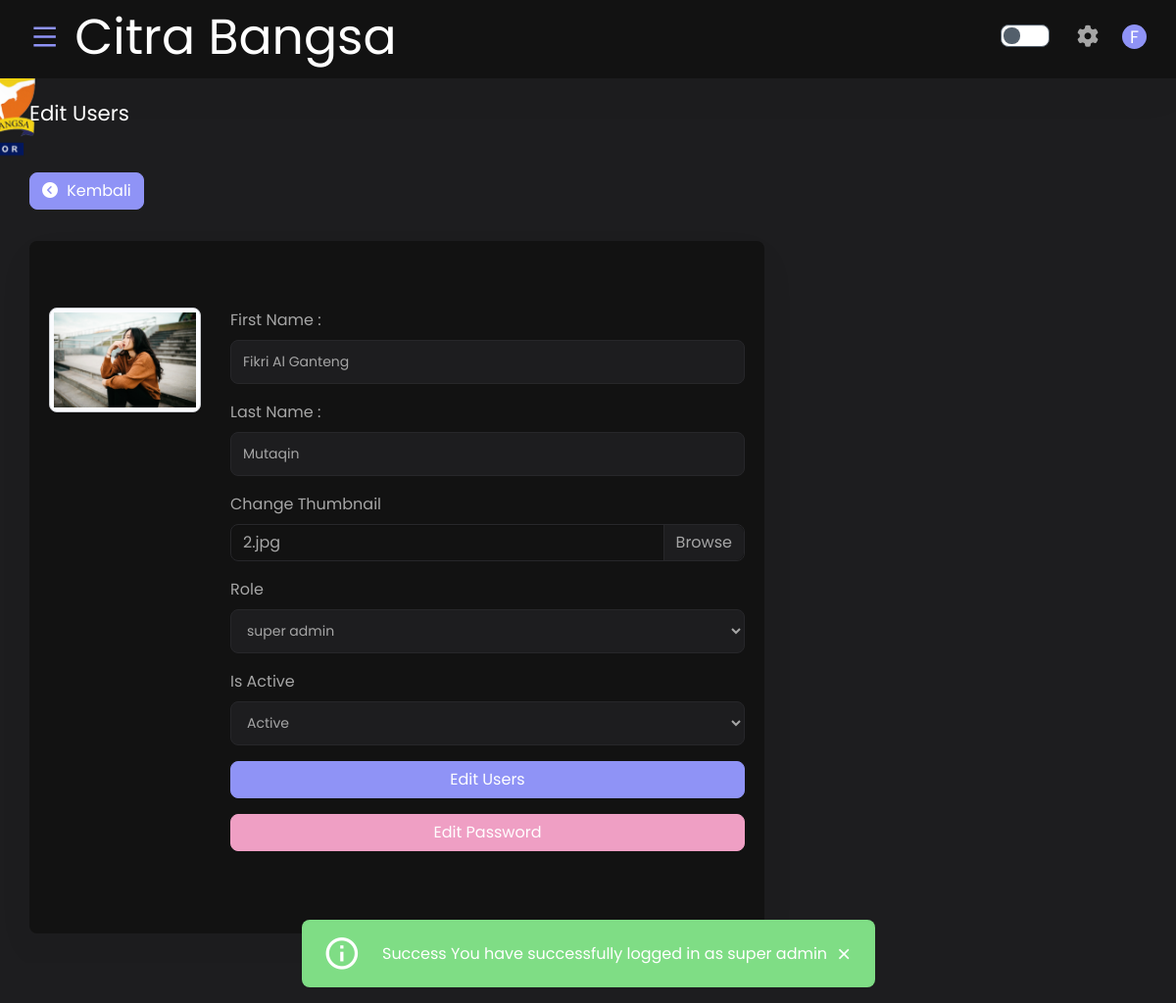
Page /public/Users/edit/4 (signed in) on the committed database.
### tables this page shows
CREATE TABLE `users` (
  `users_id` int(11) NOT NULL,
  `first_name` varchar(128) NOT NULL,
  `last_name` varchar(128) NOT NULL,
  `email` varchar(128) NOT NULL,
  `password` varchar(256) NOT NULL,
  `thumbnail` varchar(128) NOT NULL,
  `role_id` int(11) NOT NULL,
  `is_active` int(11) NOT NULL,
  `create_date` datetime NOT NULL,
  `log_activity` datetime DEFAULT NULL
);

### app/core/Controller.php (called while the page is built, shortened)
<?php
class Controller
{
    public function view($view, $data = [])
    {
        require_once '../app/views/' . $view . '.php';
    }
    public function model($model)
    {
        return new $model;
    }
}

### app/controllers/Users.php (called while the page is built, shortened)
<?php
class Users extends Controller
{
    public function convert_filesize($bytes, $decimals = 2)
    {
        $size = array('B', 'kB', 'MB', 'GB', 'TB', 'PB', 'EB', 'ZB', 'YB');
        $factor = floor((strlen($bytes) - 1) / 3);
        return sprintf("%.{$decimals}f", $bytes / pow(1024, $factor)) . @$size[$factor];
    }
    public function showSize()
    {
        $data = [
            'author' => $_SESSION['email']
        ];
        $sql = $this->model('Document_model')->getSumSize($data);
        $data = $this->convert_filesize($sql[0]['total']);
        return $data;
    }
    public function edit($users_id)
    {
        $data = [
            'title' => 'Edit Users',
            'view' => $this->model('User_model')->getDataSingelById($users_id),
            'jenis' => $this->model('Document_model')->getAllDataJenis(),
            'storage' => $this->showSize(),
            'role' => $this->model('User_model')->getAllUserRole(),
        ];
        $this->view('users/editUsers', $data);
    }
}

### app/core/App.php (called while the page is built, shortened)
<?php
class App
{
    protected $method = 'index';
    protected $params = [];
    public function __construct()
    {
        $url = $this->parseUrl();
        if (file_exists('../app/controllers/' . $url[0] . '.php')) {
            unset($url[0]);
        }
        $this->controller = new $this->controller;
        if (isset($url[1])) {
            if (method_exists($this->controller, $url[1])) {
                $this->method = $url[1];
                unset($url[1]);
            }
        }
        if (!empty($url)) {
            $this->params = array_values($url);
        }
        call_user_func_array([$this->controller, $this->method], $this->params);
    }
    public function parseUrl()
    {
        if (isset($_GET['url'])) {
            $url = rtrim($_GET['url'], '/');
            $url = filter_var($url, FILTER_SANITIZE_URL);
            $url = explode('/', $url);
            return $url;
        }
    }
}

### public/index.php (called while the page is built, shortened)
<?php
$app = new App;

### app/core/Database.php (called while the page is built, shortened)
<?php
class Database
{
    private $host = DB_HOST;
    private $user = DB_USER;
    private $pass = DB_PASS;
    private $name = DB_NAME;
    private $dbh;
    private $stmt;
    public function __construct()
    {
        $dns = 'mysql:host=' . $this->host . ';dbname=' . $this->name;
        $option = [
            PDO::ATTR_PERSISTENT => TRUE,
            PDO::ATTR_ERRMODE => PDO::ERRMODE_EXCEPTION
        ];
        try {
            $this->dbh = new PDO($dns, $this->user, $this->pass, $option);
        } catch (PDOException $e) {
            die($e->getMessage());
        }
    }
    public function query($query)
    {
        $this->stmt = $this->dbh->prepare($query);
    }
    public function bind($param, $value, $type = null)
    {
        if (is_null($type)) {
            switch (true) {
                default:
                    $type = PDO::PARAM_STR;
            }
        }
        $this->stmt->bindValue($param, $value, $type);
    }
    public function execute()
    {
        $this->stmt->execute();
    }
    public function resultSet()
    {
        $this->execute();
        return $this->stmt->fetchAll(PDO::FETCH_ASSOC);
    }
    public function single()
    {
        $this->execute();
        return $this->stmt->fetch(PDO::FETCH_ASSOC);
    }
}

### app/models/User_model.php (called while the page is built, shortened)
<?php
class User_model
{
    private $tabel = 'users';
    private $tabel_role = 'user_role';
    private $db;
    public function __construct()
    {
        $this->db = new Database;
    }
    public function getAllUserRole()
    {
        try {
            $this->db->query("SELECT * FROM $this->tabel_role");
            return $this->db->resultSet();
        } catch (PDOException $e) {
            echo $e->getMessage();
        }
    }
    public function getDataSingelById($users_id)
    {
        try {
            $query = "SELECT * FROM $this->tabel WHERE users_id= :users_id";
            $this->db->query($query);
            $this->db->bind('users_id', $users_id);
            return $this->db->single();
        } catch (PDOException $e) {
            echo $e->getMessage();
        }
    }
}

### app/models/Document_model.php (called while the page is built, shortened)
<?php
class Document_model
{
    private $jenis = 'jenis';
    private $dokumen = 'dokumen';
    private $db;
    public function __construct()
    {
        $this->db = new Database;
    }
    public function getAllDataJenis()
    {
        try {
            $this->db->query("SELECT * FROM $this->jenis");
            return $this->db->resultSet();
        } catch (PDOException $e) {
            echo $e->getMessage();
        }
    }
    public function getSumSize($data)
    {
        try {
            $query = "SELECT SUM(ukuran_file) as total FROM $this->dokumen WHERE author= :author";
            $this->db->query($query);
            $this->db->bind('author', $data['author']);
            return $this->db->resultSet();
        } catch (PDOException $e) {
            echo $e->getMessage();
        }
    }
}

### app/views/users/editUsers.php (the view, shortened to what this page needs)
<div class="content-page">
    <div class="fixed-bottom">
        <div class="row justify-content-center">
            <div class="col-lg-6">
            </div>
        </div>
    </div>
    <div class="container-fluid">
        <div class="row">
            <div class="col-lg-12">
                <div class="card-transparent card-block card-stretch card-height mb-3">
                    <div class="d-flex justify-content-between">
                        <div class="select-dropdown input-prepend input-append">
                            <h5 class="card-title"><?php echo $data['title']; ?></h5>
                        </div>
                    </div>
                </div>
            </div>
        </div>
        <div class="row">
            <div class="col-lg-12">
                <a href="<?php echo BASEURL; ?>/users/list" type="button" class="btn btn-primary my-3">
                    <i class="fa fa-chevron-circle-left"></i> Kembali
                </a>
            </div>
        </div>
        <div class="row mt-3">
            <div class="col-lg-8">
                <div class="card">
                    <div class="card-body">
                        <div class="row">
                            <div class="col-lg-12">
                                <div class="row my-5">
                                    <div class="col-lg-3">
                                        <div class="img-thumbnail img-rounded">
                                            <img class="img-fluid" src="<?php echo BASEURL; ?>/assets/images/user/<?php echo $data['view']['thumbnail']; ?>" alt="<?php echo $data['view']['thumbnail']; ?>">
                                        </div>
                                    </div>
                                    <div class="col-lg-9">
                                        <form action="<?php echo BASEURL; ?>/Users/updateUsers" method="post" enctype="multipart/form-data">
                                            <div class="form-group">
                                                <label>First Name :</label>
                                                <input type="text" class="form-control" name="first_name" value="<?php echo $data['view']['first_name']; ?>">
                                            </div>
                                            <div class="form-group">
                                                <label>Last Name :</label>
                                                <input type="text" class="form-control" name="last_name" value="<?php echo $data['view']['last_name']; ?>">
                                            </div>
                                            <div class="input-group mb-3">
                                                <label>Change Thumbnail</label>
                                                <div class="input-group">
                                                    <div class="custom-file">
                                                        <label class="custom-file-label" for="myInput">
                                                            <?php echo $data['view']['thumbnail']; ?>
                                                        </label>
                                                    </div>
                                                </div>
                                            </div>
                                            <div class="form-group">
                                                <label for="exampleFormControlSelect1">Role</label>
                                                <select class="form-control" name="role">
                                                    <?php foreach ($data['role'] as $rols) : ?>
                                                        <?php if ($data['view']['role_id'] == $rols['role_id']) : ?>
                                                            <option selected value="<?= $rols['role_id']; ?>">
                                                                <?= $rols['users']; ?>
                                                            </option>
                                                        <?php else : ?>
                                                            <option value="<?= $rols['role_id']; ?>">
                                                                <?= $rols['users']; ?>
                                                            </option>
                                                        <?php endif; ?>
                                                    <?php endforeach; ?>
                                                </select>
                                            </div>
                                            <div class="form-group">
                                                <label for="exampleFormControlSelect1">Is Active</label>
                                                <select class="form-control" name="is_active">
                                                    <?php if ($data['view']['is_active'] == 1) : ?>
                                                        <option selected value="1">
                                                            <?php echo "Active"; ?>
                                                        </option>
                                                    <?php endif; ?>
                                                </select>
                                            </div>
                                            <div class="form-group">
                                                <button type="submit" class="btn btn-primary btn-block">
                                                    Edit Users
                                                </button>
                                            </div>
                                            <div class="form-group">
                                                <button type="button" class="btn btn-danger btn-block" data-toggle="modal" data-target="#forgotpassword">
                                                    Edit Password
                                                </button>
                                            </div>
                                        </form>
                                    </div>
                                </div>
                            </div>
                        </div>
                    </div>
                </div>
            </div>
        </div>
    </div>
</div>
</div>

### app/views/templates/__newTemplate/header.php (style rules this page uses)
.custom-file { overflow: hidden; }

### rows in the picture
users: thumbnail (picture), first_name "Fikri Al Ganteng", last_name "Mutaqin", thumbnail "2.jpg", is_active "Active"

### other values in the picture
substr($_SESSION['first_name'], 0, 1) "F"
$_SESSION['flash']['message'] "Success"
$_SESSION['flash']['action'] "You have successfully logged in as super admin"
form field role "super admin"
